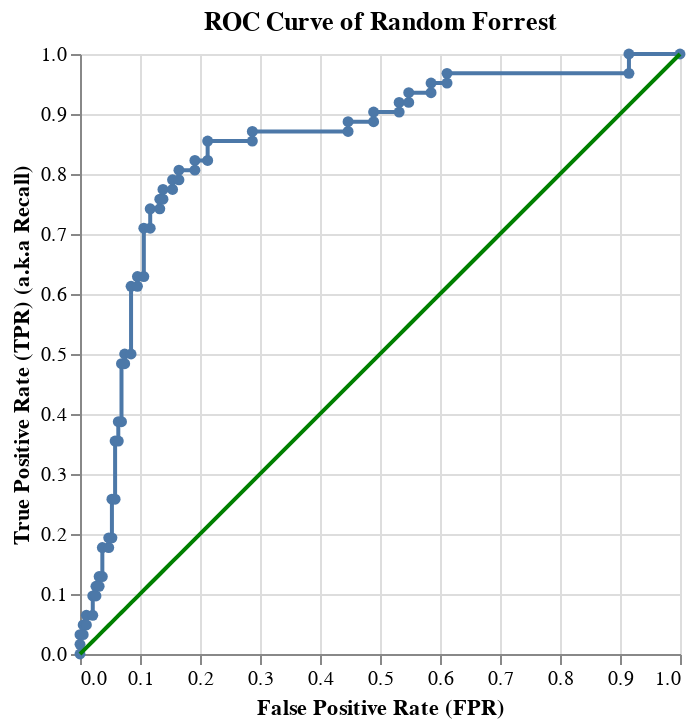

Here is the notebook cell this chart was saved with:
### Code cell
classification_report, cmplot, roc_curve, roc_score = scores('Random Forrest', rs_rf, x_test, y_test )
roc_curve

### Figure 1 — Vega-Lite specification as saved in the notebook (floating-point values rounded to 4 significant figures)
{"config": {"view": {"continuousWidth": 400, "continuousHeight": 300}}, "layer": [{"mark": {"type": "line", "point": true}, "encoding": {"x": {"field": "fpr", "sort": null, "title": "False Positive Rate (FPR)", "type": "quantitative"}, "y": {"field": "tpr", "title": "True Positive Rate (TPR) (a.k.a Recall)", "type": "quantitative"}}, "title": "ROC Curve of Random Forrest", "width": 300}, {"mark": {"type": "line", "color": "green"}, "encoding": {"size": {"value": 2}, "x": {"field": "fpr", "type": "quantitative"}, "y": {"field": "fpr", "type": "quantitative"}}, "title": "ROC Curve of Random Forrest", "width": 300}], "data": {"name": "data-c0b30e30c1bab5ecdd28318506d8d007"}, "$schema": "https://vega.github.io/schema/vega-lite/v4.17.0.json", "datasets": {"data-c0b30e30c1bab5ecdd28318506d8d007": [{"fpr": 0.0, "tpr": 0.0}, {"fpr": 0.0, "tpr": 0.01613}, {"fpr": 0.0, "tpr": 0.03226}, {"fpr": 0.005319, "tpr": 0.03226}, {"fpr": 0.005319, "tpr": 0.04839}, {"fpr": 0.01064, "tpr": 0.04839}, {"fpr": 0.01064, "tpr": 0.06452}, {"fpr": 0.02128, "tpr": 0.06452}, {"fpr": 0.02128, "tpr": 0.09677}, {"fpr": 0.0266, "tpr": 0.09677}, {"fpr": 0.0266, "tpr": 0.1129}, {"fpr": 0.03191, "tpr": 0.1129}, {"fpr": 0.03191, "tpr": 0.129}, {"fpr": 0.03723, "tpr": 0.129}, {"fpr": 0.03723, "tpr": 0.1774}, {"fpr": 0.04787, "tpr": 0.1774}, {"fpr": 0.04787, "tpr": 0.1935}, {"fpr": 0.05319, "tpr": 0.1935}, {"fpr": 0.05319, "tpr": 0.2581}, {"fpr": 0.05851, "tpr": 0.2581}, {"fpr": 0.05851, "tpr": 0.3548}, {"fpr": 0.06383, "tpr": 0.3548}, {"fpr": 0.06383, "tpr": 0.3871}, {"fpr": 0.06915, "tpr": 0.3871}, {"fpr": 0.06915, "tpr": 0.4839}, {"fpr": 0.07447, "tpr": 0.4839}, {"fpr": 0.07447, "tpr": 0.5}, {"fpr": 0.08511, "tpr": 0.5}, {"fpr": 0.08511, "tpr": 0.6129}, {"fpr": 0.09574, "tpr": 0.6129}, {"fpr": 0.09574, "tpr": 0.629}, {"fpr": 0.1064, "tpr": 0.629}, {"fpr": 0.1064, "tpr": 0.7097}, {"fpr": 0.117, "tpr": 0.7097}, {"fpr": 0.117, "tpr": 0.7419}, {"fpr": 0.133, "tpr": 0.7419}, {"fpr": 0.133, "tpr": 0.7581}, {"fpr": 0.1383, "tpr": 0.7581}, {"fpr": 0.1383, "tpr": 0.7742}, {"fpr": 0.1543, "tpr": 0.7742}, {"fpr": 0.1543, "tpr": 0.7903}, {"fpr": 0.1649, "tpr": 0.7903}, {"fpr": 0.1649, "tpr": 0.8065}, {"fpr": 0.1915, "tpr": 0.8065}, {"fpr": 0.1915, "tpr": 0.8226}, {"fpr": 0.2128, "tpr": 0.8226}, {"fpr": 0.2128, "tpr": 0.8548}, {"fpr": 0.2872, "tpr": 0.8548}, {"fpr": 0.2872, "tpr": 0.871}, {"fpr": 0.4468, "tpr": 0.871}, {"fpr": 0.4468, "tpr": 0.8871}, {"fpr": 0.4894, "tpr": 0.8871}, {"fpr": 0.4894, "tpr": 0.9032}, {"fpr": 0.5319, "tpr": 0.9032}, {"fpr": 0.5319, "tpr": 0.9194}, {"fpr": 0.5479, "tpr": 0.9194}, {"fpr": 0.5479, "tpr": 0.9355}, {"fpr": 0.5851, "tpr": 0.9355}, {"fpr": 0.5851, "tpr": 0.9516}, {"fpr": 0.6117, "tpr": 0.9516}, {"fpr": 0.6117, "tpr": 0.9677}, {"fpr": 0.9149, "tpr": 0.9677}, {"fpr": 0.9149, "tpr": 1.0}, {"fpr": 1.0, "tpr": 1.0}]}}
